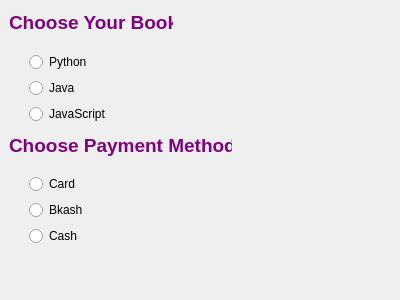
<?xml version="1.0" encoding="UTF-8"?>
<ui version="4.0">
 <class>Dialog</class>
 <widget class="QDialog" name="Dialog">
  <property name="geometry">
   <rect>
    <x>0</x>
    <y>0</y>
    <width>400</width>
    <height>300</height>
   </rect>
  </property>
  <property name="windowTitle">
   <string>Dialog</string>
  </property>
  <property name="styleSheet">
   <string notr="true">QLabel {
color: purple
}</string>
  </property>
  <widget class="QLabel" name="label">
   <property name="geometry">
    <rect>
     <x>9</x>
     <y>9</y>
     <width>164</width>
     <height>26</height>
    </rect>
   </property>
   <property name="font">
    <font>
     <pointsize>14</pointsize>
     <bold>true</bold>
    </font>
   </property>
   <property name="text">
    <string>Choose Your Book</string>
   </property>
  </widget>
  <widget class="QLabel" name="label_result">
   <property name="geometry">
    <rect>
     <x>9</x>
     <y>254</y>
     <width>382</width>
     <height>37</height>
    </rect>
   </property>
   <property name="font">
    <font>
     <pointsize>10</pointsize>
     <bold>true</bold>
    </font>
   </property>
   <property name="text">
    <string/>
   </property>
  </widget>
  <widget class="QLabel" name="label_3">
   <property name="geometry">
    <rect>
     <x>9</x>
     <y>132</y>
     <width>223</width>
     <height>26</height>
    </rect>
   </property>
   <property name="font">
    <font>
     <pointsize>14</pointsize>
     <bold>true</bold>
    </font>
   </property>
   <property name="text">
    <string>Choose Payment Method</string>
   </property>
  </widget>
  <widget class="QWidget" name="">
   <property name="geometry">
    <rect>
     <x>9</x>
     <y>52</y>
     <width>96</width>
     <height>74</height>
    </rect>
   </property>
   <layout class="QVBoxLayout" name="verticalLayout">
    <property name="leftMargin">
     <number>20</number>
    </property>
    <item>
     <widget class="QRadioButton" name="python_radio">
      <property name="text">
       <string>Python</string>
      </property>
     </widget>
    </item>
    <item>
     <widget class="QRadioButton" name="java_radio">
      <property name="text">
       <string>Java</string>
      </property>
     </widget>
    </item>
    <item>
     <widget class="QRadioButton" name="javascript_radio">
      <property name="text">
       <string>JavaScript</string>
      </property>
     </widget>
    </item>
   </layout>
  </widget>
  <widget class="QWidget" name="">
   <property name="geometry">
    <rect>
     <x>9</x>
     <y>174</y>
     <width>75</width>
     <height>74</height>
    </rect>
   </property>
   <layout class="QVBoxLayout" name="verticalLayout_2">
    <property name="leftMargin">
     <number>20</number>
    </property>
    <item>
     <widget class="QRadioButton" name="card_radio">
      <property name="text">
       <string>Card</string>
      </property>
     </widget>
    </item>
    <item>
     <widget class="QRadioButton" name="bkash_radio">
      <property name="text">
       <string>Bkash</string>
      </property>
     </widget>
    </item>
    <item>
     <widget class="QRadioButton" name="cash_radio">
      <property name="text">
       <string>Cash</string>
      </property>
     </widget>
    </item>
   </layout>
  </widget>
 </widget>
 <resources/>
 <connections/>
</ui>
